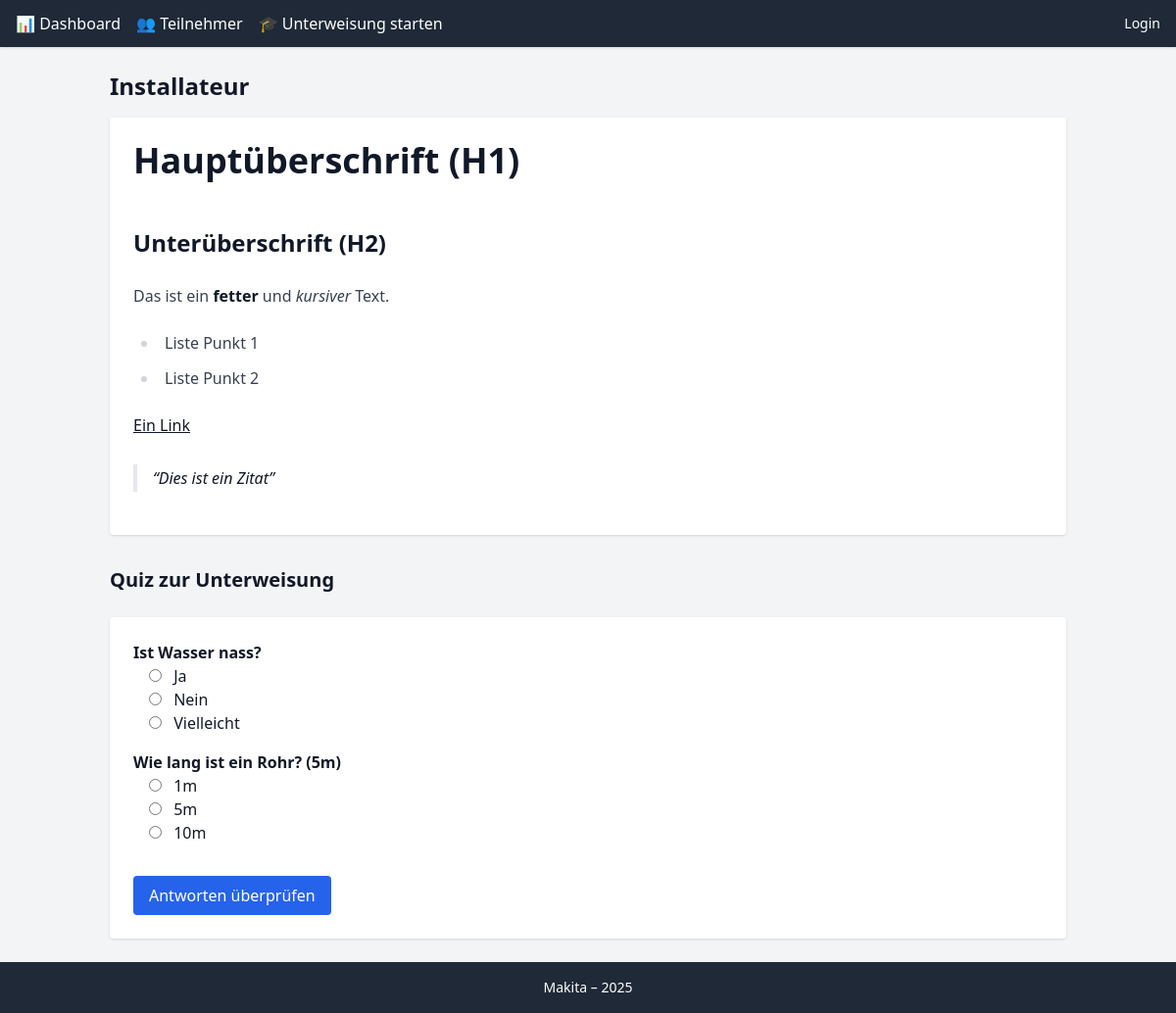
Screenshot of /unterweisung/installateur/ with the database file from the repository.
### unterweisungen/models.py (models this page shows, shortened)
class Unterweisungstyp(models.Model):
    name = models.CharField(max_length=100)
    slug = models.SlugField(unique=True, blank=True)
    UNTERWEISUNG_ARTEN = [
        ('video', 'Video'),
        ('text', 'Text'),
    ]
    unterweisung_art = models.CharField(max_length=10, choices=UNTERWEISUNG_ARTEN, default='video')
    video = models.FileField(upload_to='unterweisungsvideos/', blank=True, null=True)
    text_markdown = MarkdownxField(blank=True, null=True)

class QuizFrage(models.Model):
    unterweisungstyp = models.ForeignKey(Unterweisungstyp, on_delete=models.CASCADE)
    frage = models.TextField()

class QuizAntwort(models.Model):
    frage = models.ForeignKey(QuizFrage, on_delete=models.CASCADE)
    antwort_text = models.CharField(max_length=200)
    ist_richtig = models.BooleanField(default=False)

### unterweisungen/views.py (the view, shortened to what this page needs)
# urls.py: path('unterweisung/<slug:slug>/', views.start_unterweisung, name='unterweisung_start'),
def start_unterweisung(request, slug):
    unterweisung = get_object_or_404(Unterweisungstyp, slug=slug)
    fragen = QuizFrage.objects.filter(unterweisungstyp=unterweisung)
    if unterweisung.unterweisung_art == 'text':
        unterweisung.text_html = markdown.markdown(unterweisung.text_markdown or "", extensions=["extra", "sane_lists", "nl2br"])
    return render(request, 'unterweisungen/unterweisung_text.html' if unterweisung.unterweisung_art == "text" else 'unterweisungen/unterweisung_video.html', {
        "unterweisung": unterweisung,
        "fragen": fragen
    })

### unterweisungen/templates/unterweisungen/unterweisung_text.html (shortened to what this page needs)
{% extends "unterweisungen/base.html" %}
{% load static %}
{% block content %}
<h2 class="text-2xl font-bold mb-4">{{ unterweisung.name }}</h2>
{% if unterweisung.unterweisung_art == "text" %}
  <div class="prose max-w-none bg-white p-6 rounded shadow mb-8">
    {{ unterweisung.text_html|safe }}
  </div>
{% endif %}
<h3 class="text-xl font-semibold mb-4">Quiz zur Unterweisung</h3>
<form method="post" class="mt-6 bg-white p-6 rounded shadow">
  {% for frage in fragen %}
    <div class="mb-4">
      <p class="font-semibold">{{ frage.frage }}</p>
      {% for antwort in frage.quizantwort_set.all %}
        <label class="block ml-4">
          <input type="radio" name="frage_{{ frage.id }}" value="{{ antwort.id }}" class="mr-2">
          {{ antwort.antwort_text }}
        </label>
      {% endfor %}
    </div>
  {% endfor %}
  <button type="submit" class="mt-4 bg-blue-600 text-white px-4 py-2 rounded hover:bg-blue-700">
    Antworten überprüfen
  </button>
</form>
{% endblock %}

### rows the page displays
Unterweisungstyp: name "Installateur", text_html "Hauptüberschrift (H1) Unterüberschrift (H2) Das ist ein fetter und kursiver Text. Liste Punkt 1 Liste Punkt 2 Ein Link Dies ist ein Zitat"
QuizFrage: frage "Ist Wasser nass?"
QuizAntwort: antwort_text "Ja"
QuizAntwort: antwort_text "Nein"
QuizAntwort: antwort_text "Vielleicht"
QuizFrage: frage "Wie lang ist ein Rohr? (5m)"
QuizAntwort: antwort_text "1m"
QuizAntwort: antwort_text "5m"
QuizAntwort: antwort_text "10m"
